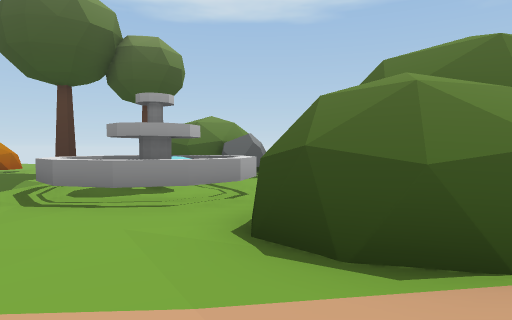
View 1 (above)

24 first-person views from a walk through a Unity game level. The camera is 1.5 m above the floor, tilts 2° down and sees 75° across. The floor is counted in squares, 2 m on a side. Each view is taken from the middle of a square. On the plan, view 1 faces up. The plan holds only what a view shows up to about 11 squares ahead; the rest is blank. The place goes on beyond the plan. Some surface patterns are stand-ins.

View 2
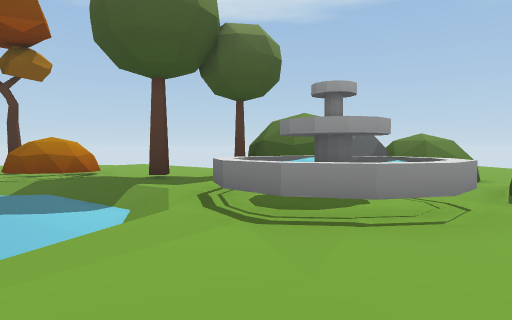

View 3
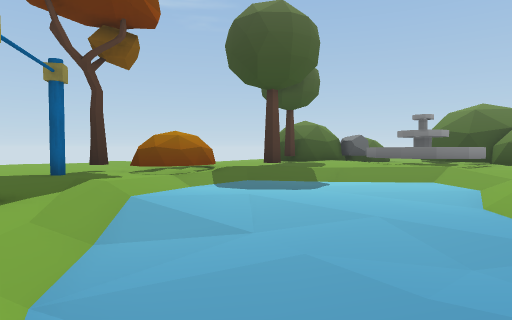

View 4
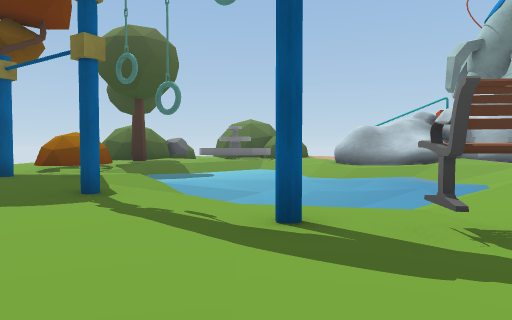

View 5
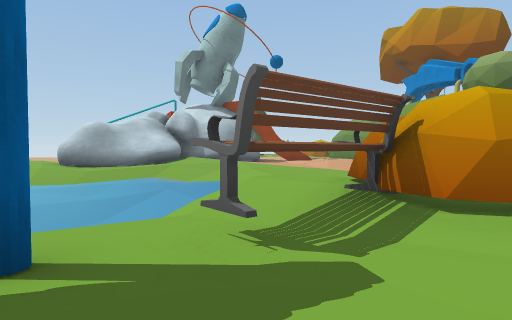

View 6
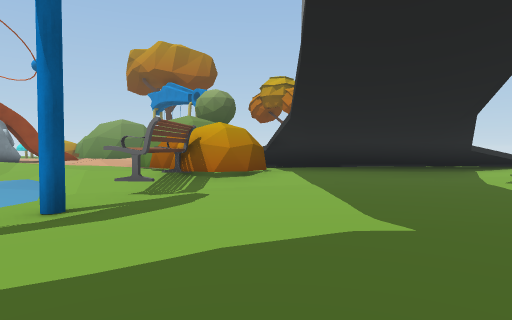

View 7
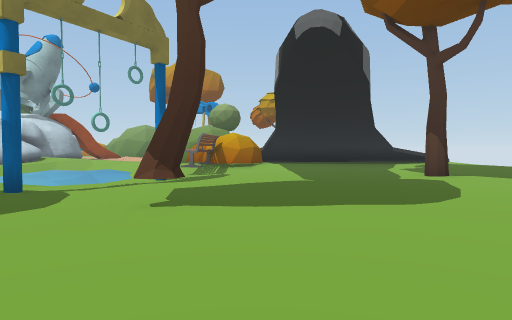

View 8
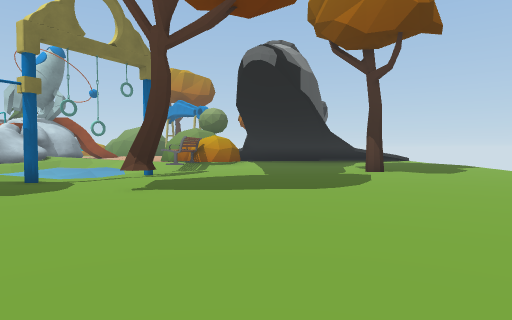

View 9
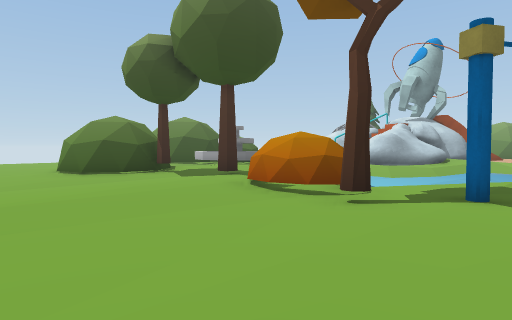

View 10
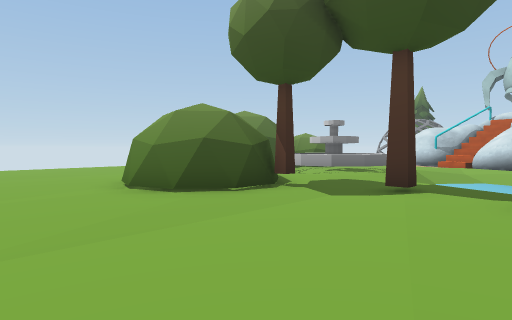

View 11
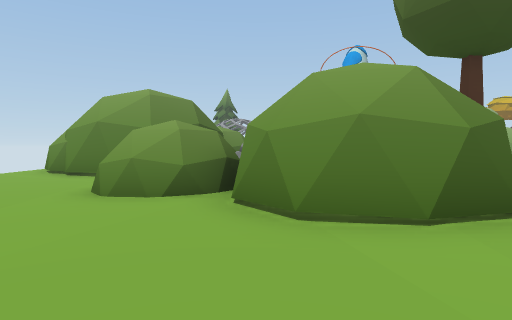

View 12
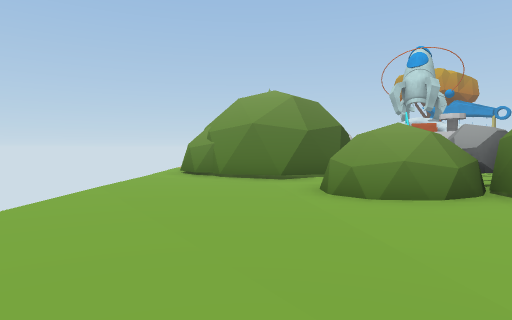

View 13
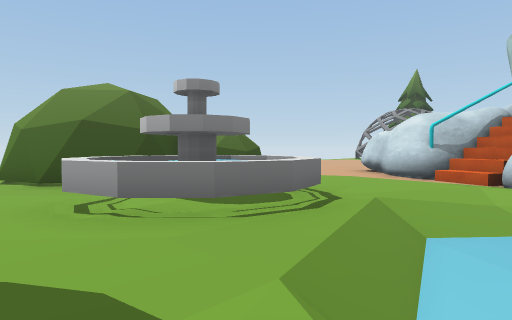

View 14
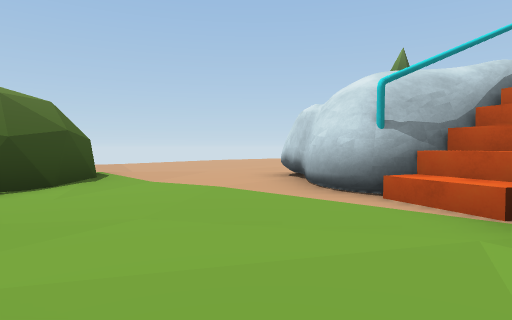

View 15
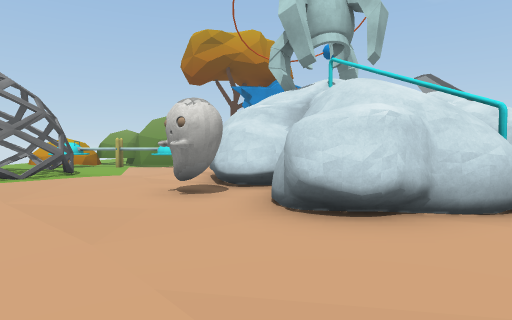

View 16
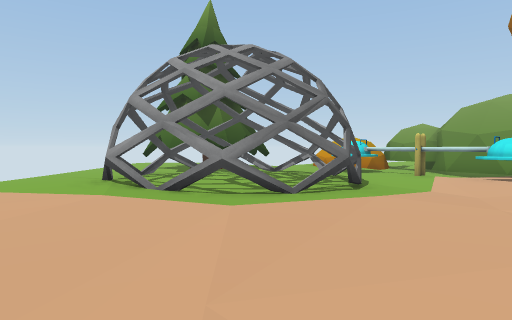

View 17
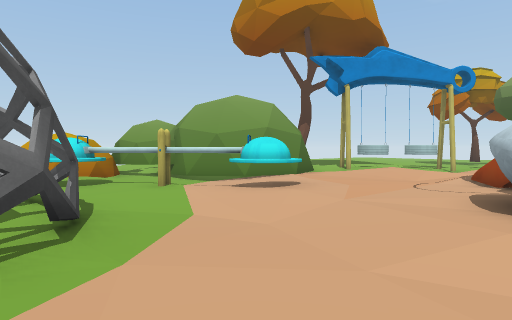

View 18
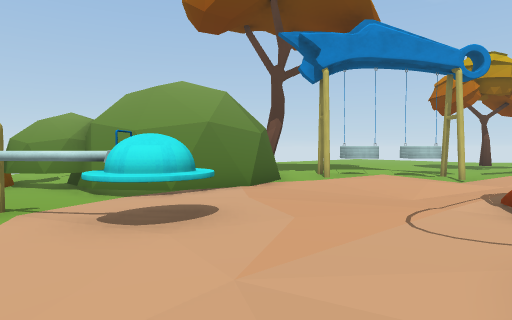

View 19
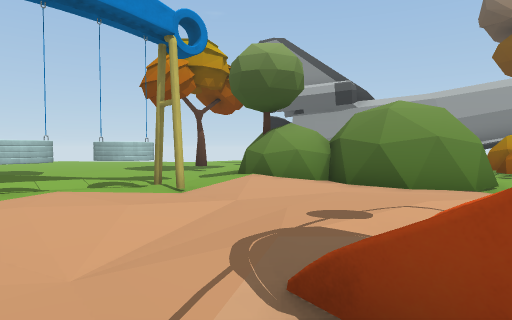

View 20
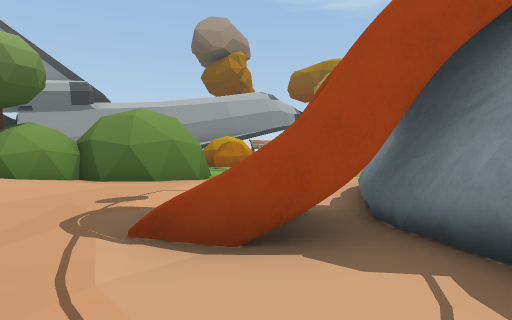

View 21
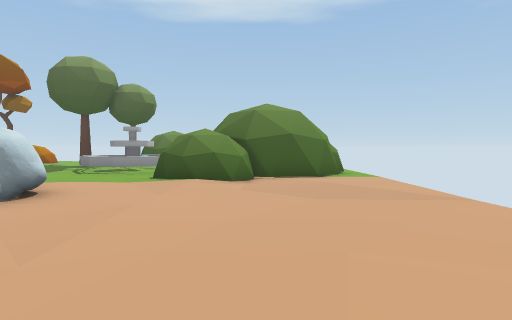

View 22
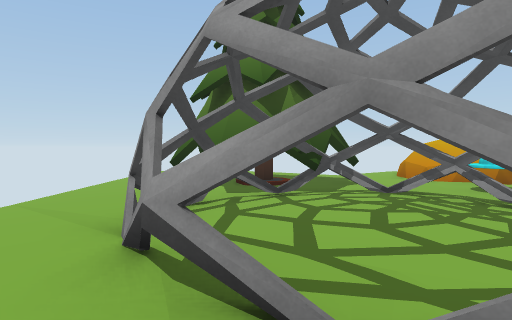

View 23
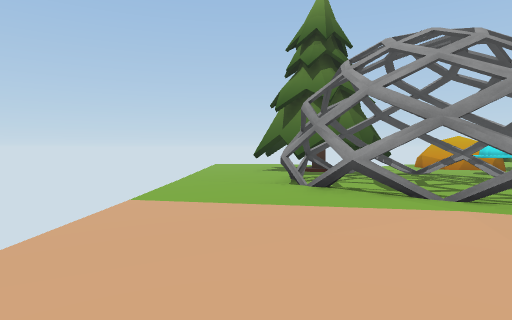

View 24
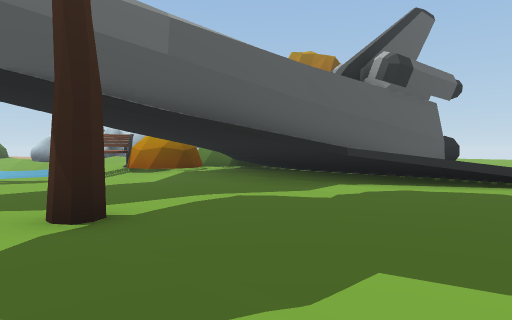

### Floor plan
Key: @ floor where view 1 was taken; # wall or solid block; x gap in a wall; . main floor; : floor 0.25 m higher than the main floor; - floor 0.25 m lower than the main floor; _ floor 0.5 m lower than the main floor; < floor 0.75 m lower than the main floor; ( floor 1 m lower than the main floor; ! floor 1.25 m lower than the main floor; / step, stairs or slope; = window, fence, low wall or low ledge; ^ raised ledge; T tree; F fountain; B bench; O other object.
Columns run from 27 left of view 1 to 6 right of it. Each row starts with its distance up from view 1.
 16         -     . .... ---   -   -
 15        ---     ......--------.-..
 14       -----   .......-------..-...
 13      -------  ...-....--.OO-..--..
 12      -------  ..T-....-.O##O.---..
 11     --------- ...OOO..-.T  OOO--..
 10    -----------.#.-OO.T...OOOOO---.
  9   --------T----/.////......OOO---.
  8   ------------#//<<<//...F.--.---.
  7  ------------_///_<<<</.FFF-/####.
  6 ------------__////<<<</.FFFF## O##
  5 ...-T----___#/!(/<<<<<//FFF.#  OOO
  4 ...------____////_<<<<//....O  ##.
  3 ....------_B_////_<////....OO ##..
  2 ...--------B////////././....OO....
  1  ..-/##  OOB///////.###/....././..
  0  ..#/### OOO//////:####/##.@..-//.
 -1  =/ /#   //OO...//:###=####...----
 -2  // /#   = .--.../:##==###....--..
 -3     ##       O-.. /######.........
 -4     #        #..  .#  ###.O.......
 -5     #        O../ .######.........
 -6     #      O#O..:/ #### :.....::..
 -7            OO...:://..../...::::..
 -8            TO:..///...../...##::..
 -9          /////-.///...../-###.##..
-10          ---/#//./-...^./-x... #..
-11          ---/#.../-...#.--#....x..
-12          ...//##.--../-#..#... #..
-13          ...///#.####--/#.### ##..
-14          .../  ..   ##-/^#..#T.T..
-15          ...         #--....T./.T.
-16          ..          ##OOO... T.
-17                        OOO.-T. T
-18                      OO  O. ..
-19                      ..

Where each view was taken, in squares from view 1:
view 1: 0 up, 0 right, facing up
view 2: 1 up, 3 left, facing up
view 3: 2 up, 14 left, facing up-right
view 4: 5 up, 19 left, facing right
view 5: 5 up, 18 left, facing down-right
view 6: 9 up, 18 left, facing down
view 7: 14 up, 18 left, facing down
view 8: 16 up, 19 left, facing down
view 9: 16 up, 13 left, facing down-right
view 10: 16 up, 8 left, facing down-right
view 11: 16 up, 0 right, facing down
view 12: 16 up, 4 right, facing down
view 13: 9 up, 6 left, facing down-right
view 14: 4 up, 5 left, facing down-right
view 15: 1 up, 2 right, facing down-left
view 16: 3 down, 1 right, facing down
view 17: 6 down, 0 right, facing down-left
view 18: 7 down, 3 left, facing down-left
view 19: 8 down, 7 left, facing left
view 20: 9 down, 6 left, facing up-left
view 21: 7 down, 3 right, facing up
view 22: 7 down, 3 right, facing down
view 23: 4 down, 5 right, facing down
view 24: 6 up, 27 left, facing down-right
